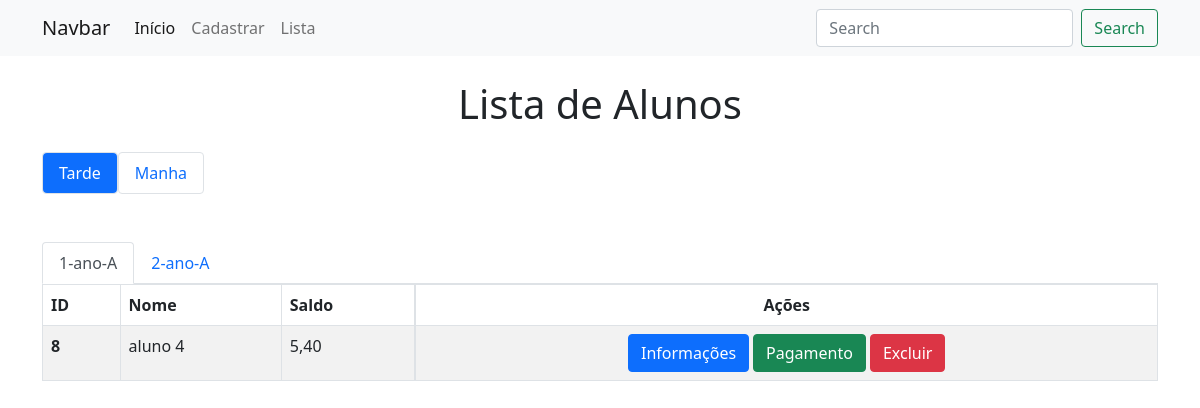
/lista_alunos, run on an earlier commit of the app's database.
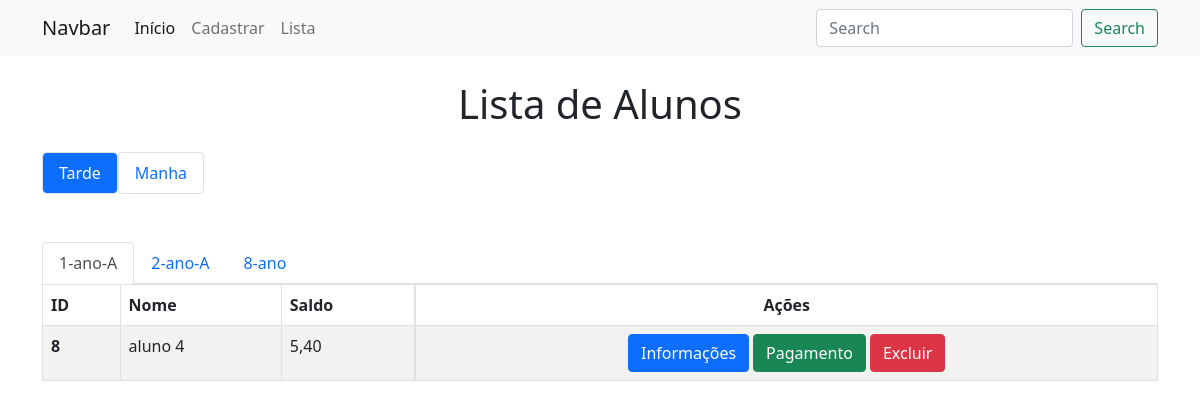
And on a later commit of the database.
### tables this page shows
CREATE TABLE alunos (
                id INTEGER PRIMARY KEY AUTOINCREMENT,
                nome TEXT,
                turno TEXT,
                ano TEXT,
                responsavel TEXT,
                contato TEXT,
                credito TEXT,
                segunda TEXT DEFAULT '0,00',
                terca TEXT DEFAULT '0,00',
                quarta TEXT DEFAULT '0,00',
                quinta TEXT DEFAULT '0,00',
                sexta TEXT DEFAULT '0,00'
            );

### app.py (the view)
@app.route('/lista_alunos')
def lista_alunos():
  with sqlite3.connect(DATABASE) as con:
    con.row_factory = sqlite3.Row  # Para acessar as colunas pelo nome
    cur = con.cursor()
    cur.execute(
        'SELECT id, nome, turno, ano, responsavel, contato, credito FROM alunos ORDER BY ano, turno, nome'
    )
    alunos = cur.fetchall()
  alunos_por_turno_e_ano = {}
  for aluno in alunos:
    ano = aluno['ano']
    turno = aluno['turno']
    if turno not in alunos_por_turno_e_ano:
      alunos_por_turno_e_ano[turno] = {}
    if ano not in alunos_por_turno_e_ano[turno]:
      alunos_por_turno_e_ano[turno][ano] = []
    alunos_por_turno_e_ano[turno][ano].append(aluno)
  turnos = set(aluno['turno'] for aluno in alunos)
  return render_template('lista_alunos.html',
                         alunos_por_turno_e_ano=alunos_por_turno_e_ano,
                         turnos=turnos)

### templates/lista_alunos.html (shortened to what the changed rows need)
<!DOCTYPE html>
<html lang="en">
<head>
    <link href="https://cdn.jsdelivr.net/npm/bootstrap@5.0.2/dist/css/bootstrap.min.css" rel="stylesheet">
</head>
<body>
  <div class="container mb-4">
    <h1 class="mt-4 mb-4 mx-auto d-flex justify-content-center">Lista de Alunos</h1>
    <ul class="nav nav-pills pb-5" id="turnos-tabs" role="tablist">
        {% for turno in turnos|reverse %}
            <li class="nav-item border rounded" role="presentation">
                <button class="nav-link{% if loop.first %} active{% endif %}" id="{{ turno }}-tab" data-bs-toggle="tab" data-bs-target="#{{ turno }}" type="button" role="tab" aria-controls="{{ turno }}" aria-selected="true">{{ turno }}</button>
            </li>
        {% endfor %}
    </ul>
    <div class="tab-content pb-5" id="turnos-content">
        {% for turno, alunos_por_ano in alunos_por_turno_e_ano.items() %}
            <div class="tab-pane fade{% if loop.first %} show active{% endif %}" id="{{ turno }}" role="tabpanel" aria-labelledby="{{ turno }}-tab">
                <nav>
                    <div class="nav nav-tabs" id="nav-tab" role="tablist">
                        {% for ano, alunos in alunos_por_ano.items() %}
                            <button class="nav-link{% if loop.first %} active{% endif %}" id="{{ turno }}-{{ ano }}-tab" data-bs-toggle="tab" data-bs-target="#{{ turno }}-{{ ano }}" type="button" role="tab" aria-controls="{{ turno }}-{{ ano }}" aria-selected="true">{{ ano }}</button>
                        {% endfor %}
                    </div>
                </nav>
                <div class="tab-content" id="nav-tabContent">
                    {% for ano, alunos in alunos_por_ano.items() %}
                        <div class="tab-pane fade{% if loop.first %} show active{% endif %}" id="{{ turno }}-{{ ano }}" role="tabpanel" aria-labelledby="{{ turno }}-{{ ano }}-tab">
                            <table class="table table-bordered table-striped">
                                <thead>
                                    <tr>
                                        <th scope="col">ID</th>
                                        <th scope="col">Nome</th>
                                        <th scope="col">Saldo</th>
                                        <th class="d-flex justify-content-center" scope="col">Ações</th>
                                    </tr>
                                </thead>
                                <tbody>
                                    {% for aluno in alunos %}
                                        <tr>
                                            <th scope="row">{{ aluno['id'] }}</th>
                                            <td class="aluno-nome">{{ aluno['nome'] }}</td>
                                            <td class="verificar">{{ aluno['credito'] }}</td>
                                            <td class="d-flex justify-content-center">
                                                <button type="button" class="btn btn-primary btn-ver-detalhes" data-bs-toggle="modal" data-bs-target="#modalDetalhes-{{ aluno['id'] }}">
                                                    Informações
                                                </button>
                                                <button type="button" class="btn btn-success btn-pagamento ms-1" data-bs-toggle="modal" data-bs-target="#modalPagamento-{{ aluno['id'] }}">
                                                    Pagamento
                                                </button>
                                                <button type="button" class="btn btn-danger btn-excluir ms-1" data-aluno-id="{{ aluno['id'] }}">
                                                    Excluir
                                                </button>
                                            </td>
                                        </tr>
                                    {% endfor %}
                                </tbody>
                            </table>
                        </div>
                    {% endfor %}
                </div>
            </div>
        {% endfor %}
    </div>
</div>
</body>
</html>

What changed in the data, as far as the page shows it:
added alunos: ano "8-ano"
